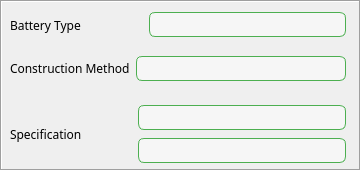
    <widget class="QFrame" name="frame_3">
     <property name="geometry">
      <rect>
       <x>10</x>
       <y>20</y>
       <width>361</width>
       <height>171</height>
      </rect>
     </property>
     <property name="frameShape">
      <enum>QFrame::Box</enum>
     </property>
     <property name="frameShadow">
      <enum>QFrame::Sunken</enum>
     </property>
     <widget class="QWidget" name="verticalLayoutWidget_4">
      <property name="geometry">
       <rect>
        <x>0</x>
        <y>0</y>
        <width>361</width>
        <height>181</height>
       </rect>
      </property>
      <layout class="QVBoxLayout" name="verticalLayout_7">
       <property name="leftMargin">
        <number>5</number>
       </property>
       <property name="topMargin">
        <number>5</number>
       </property>
       <property name="rightMargin">
        <number>5</number>
       </property>
       <property name="bottomMargin">
        <number>5</number>
       </property>
       <item>
        <layout class="QHBoxLayout" name="horizontalLayout_BatteryType">
         <property name="leftMargin">
          <number>5</number>
         </property>
         <property name="topMargin">
          <number>5</number>
         </property>
         <property name="rightMargin">
          <number>10</number>
         </property>
         <property name="bottomMargin">
          <number>5</number>
         </property>
         <item>
          <widget class="QLabel" name="label_BatteryType">
           <property name="sizePolicy">
            <sizepolicy hsizetype="Fixed" vsizetype="Preferred">
             <horstretch>0</horstretch>
             <verstretch>0</verstretch>
            </sizepolicy>
           </property>
           <property name="font">
            <font>
             <family>Microsoft JhengHei</family>
             <pointsize>9</pointsize>
            </font>
           </property>
           <property name="text">
            <string>Battery Type</string>
           </property>
          </widget>
         </item>
         <item>
          <spacer name="horizontalSpacer_2">
           <property name="orientation">
            <enum>Qt::Horizontal</enum>
           </property>
           <property name="sizeType">
            <enum>QSizePolicy::Fixed</enum>
           </property>
           <property name="sizeHint" stdset="0">
            <size>
             <width>62</width>
             <height>30</height>
            </size>
           </property>
          </spacer>
         </item>
         <item>
          <widget class="QComboBox" name="comboBox_BatteryType">
           <property name="enabled">
            <bool>true</bool>
           </property>
           <property name="sizePolicy">
            <sizepolicy hsizetype="Preferred" vsizetype="Fixed">
             <horstretch>0</horstretch>
             <verstretch>0</verstretch>
            </sizepolicy>
           </property>
           <property name="font">
            <font>
             <family>Microsoft JhengHei</family>
             <pointsize>9</pointsize>
            </font>
           </property>
           <property name="cursor">
            <cursorShape>PointingHandCursor</cursorShape>
           </property>
           <property name="focusPolicy">
            <enum>Qt::NoFocus</enum>
           </property>
           <property name="styleSheet">
            <string notr="true">/* 1) 外框圆角 */
QComboBox {
    border: 1px solid #4CAF50;
    border-radius: 6px;
    padding: 2px 28px 2px 8px;   /* 右侧预留给箭头 */
    background: #F6F6F6;
}

/* 2) 右侧按钮区去掉方框，只保留圆角过渡 */
QComboBox::drop-down {
    subcontrol-origin: padding;
    subcontrol-position: top right;
    width: 22px;
    border: none;
    background: transparent;
    border-top-right-radius: 6px;
    border-bottom-right-radius: 6px;
}

/* 3) 指定自定义小三角 */
QComboBox::down-arrow {
    image: url(:/icons/chevron-down.svg);
    width: 12px;
    height: 12px;
    margin-right: 4px; /* 让它别贴边，可按需调 */
}

/* （可选）下拉展开时用向上三角 */
QComboBox::down-arrow:on {
    image: url(:/icons/chevron-up.svg);
}
</string>
           </property>
           <property name="editable">
            <bool>false</bool>
           </property>
           <property name="currentIndex">
            <number>-1</number>
           </property>
          </widget>
         </item>
        </layout>
       </item>
       <item>
        <layout class="QHBoxLayout" name="horizontalLayout_ConstructionMethod">
         <property name="leftMargin">
          <number>5</number>
         </property>
         <property name="topMargin">
          <number>5</number>
         </property>
         <property name="rightMargin">
          <number>10</number>
         </property>
         <property name="bottomMargin">
          <number>5</number>
         </property>
         <item>
          <widget class="QLabel" name="label_ConstructionMethod">
           <property name="sizePolicy">
            <sizepolicy hsizetype="Fixed" vsizetype="Preferred">
             <horstretch>0</horstretch>
             <verstretch>0</verstretch>
            </sizepolicy>
           </property>
           <property name="font">
            <font>
             <family>Microsoft JhengHei</family>
             <pointsize>9</pointsize>
            </font>
           </property>
           <property name="text">
            <string>Construction Method</string>
           </property>
          </widget>
         </item>
         <item>
          <spacer name="horizontalSpacer_12">
           <property name="orientation">
            <enum>Qt::Horizontal</enum>
           </property>
           <property name="sizeType">
            <enum>QSizePolicy::Fixed</enum>
           </property>
           <property name="sizeHint" stdset="0">
            <size>
             <width>0</width>
             <height>20</height>
            </size>
           </property>
          </spacer>
         </item>
         <item>
          <widget class="QComboBox" name="comboBox_ConstructionMethod">
           <property name="sizePolicy">
            <sizepolicy hsizetype="Preferred" vsizetype="Fixed">
             <horstretch>0</horstretch>
             <verstretch>0</verstretch>
            </sizepolicy>
           </property>
           <property name="font">
            <font>
             <family>Microsoft JhengHei</family>
             <pointsize>9</pointsize>
            </font>
           </property>
           <property name="cursor">
            <cursorShape>PointingHandCursor</cursorShape>
           </property>
           <property name="focusPolicy">
            <enum>Qt::NoFocus</enum>
           </property>
           <property name="styleSheet">
            <string notr="true">/* 1) 外框圆角 */
QComboBox {
    border: 1px solid #4CAF50;
    border-radius: 6px;
    padding: 2px 28px 2px 8px;   /* 右侧预留给箭头 */
    background: #F6F6F6;
}

/* 2) 右侧按钮区去掉方框，只保留圆角过渡 */
QComboBox::drop-down {
    subcontrol-origin: padding;
    subcontrol-position: top right;
    width: 22px;
    border: none;
    background: transparent;
    border-top-right-radius: 6px;
    border-bottom-right-radius: 6px;
}

/* 3) 指定自定义小三角 */
QComboBox::down-arrow {
    image: url(:/icons/chevron-down.svg);
    width: 12px;
    height: 12px;
    margin-right: 4px; /* 让它别贴边，可按需调 */
}

/* （可选）下拉展开时用向上三角 */
QComboBox::down-arrow:on {
    image: url(:/icons/chevron-up.svg);
}
</string>
           </property>
           <property name="editable">
            <bool>false</bool>
           </property>
          </widget>
         </item>
        </layout>
       </item>
       <item>
        <layout class="QHBoxLayout" name="horizontalLayout_Specification">
         <property name="leftMargin">
          <number>5</number>
         </property>
         <property name="topMargin">
          <number>5</number>
         </property>
         <property name="rightMargin">
          <number>5</number>
         </property>
         <property name="bottomMargin">
          <number>5</number>
         </property>
         <item>
          <widget class="QLabel" name="label_Specification">
           <property name="sizePolicy">
            <sizepolicy hsizetype="Fixed" vsizetype="Preferred">
             <horstretch>0</horstretch>
             <verstretch>0</verstretch>
            </sizepolicy>
           </property>
           <property name="font">
            <font>
             <family>Microsoft JhengHei</family>
             <pointsize>9</pointsize>
            </font>
           </property>
           <property name="text">
            <string>Specification</string>
           </property>
          </widget>
         </item>
         <item>
          <spacer name="horizontalSpacer">
           <property name="orientation">
            <enum>Qt::Horizontal</enum>
           </property>
           <property name="sizeType">
            <enum>QSizePolicy::Fixed</enum>
           </property>
           <property name="sizeHint" stdset="0">
            <size>
             <width>45</width>
             <height>75</height>
            </size>
           </property>
          </spacer>
         </item>
         <item>
          <layout class="QVBoxLayout" name="verticalLayout_4">
           <property name="spacing">
            <number>2</number>
           </property>
           <property name="sizeConstraint">
            <enum>QLayout::SetFixedSize</enum>
           </property>
           <property name="leftMargin">
            <number>5</number>
           </property>
           <property name="topMargin">
            <number>2</number>
           </property>
           <property name="rightMargin">
            <number>5</number>
           </property>
           <property name="bottomMargin">
            <number>2</number>
           </property>
           <item>
            <widget class="QComboBox" name="comboBox_Specification_Method">
             <property name="sizePolicy">
              <sizepolicy hsizetype="Preferred" vsizetype="Fixed">
               <horstretch>0</horstretch>
               <verstretch>0</verstretch>
              </sizepolicy>
             </property>
             <property name="minimumSize">
              <size>
               <width>0</width>
               <height>0</height>
              </size>
             </property>
             <property name="font">
              <font>
               <family>Microsoft JhengHei</family>
               <pointsize>9</pointsize>
              </font>
             </property>
             <property name="cursor">
              <cursorShape>PointingHandCursor</cursorShape>
             </property>
             <property name="focusPolicy">
              <enum>Qt::NoFocus</enum>
             </property>
             <property name="styleSheet">
              <string notr="true">/* 1) 外框圆角 */
QComboBox {
    border: 1px solid #4CAF50;
    border-radius: 6px;
    padding: 2px 28px 2px 8px;   /* 右侧预留给箭头 */
    background: #F6F6F6;
}

/* 2) 右侧按钮区去掉方框，只保留圆角过渡 */
QComboBox::drop-down {
    subcontrol-origin: padding;
    subcontrol-position: top right;
    width: 22px;
    border: none;
    background: transparent;
    border-top-right-radius: 6px;
    border-bottom-right-radius: 6px;
}

/* 3) 指定自定义小三角 */
QComboBox::down-arrow {
    image: url(:/icons/chevron-down.svg);
    width: 12px;
    height: 12px;
    margin-right: 4px; /* 让它别贴边，可按需调 */
}

/* （可选）下拉展开时用向上三角 */
QComboBox::down-arrow:on {
    image: url(:/icons/chevron-up.svg);
}
</string>
             </property>
             <property name="editable">
              <bool>false</bool>
             </property>
            </widget>
           </item>
           <item>
            <widget class="QComboBox" name="comboBox_Specification_Type">
             <property name="sizePolicy">
              <sizepolicy hsizetype="Preferred" vsizetype="Fixed">
               <horstretch>0</horstretch>
               <verstretch>0</verstretch>
              </sizepolicy>
             </property>
             <property name="minimumSize">
              <size>
               <width>0</width>
               <height>0</height>
              </size>
             </property>
             <property name="font">
              <font>
               <family>Microsoft JhengHei</family>
               <pointsize>9</pointsize>
              </font>
             </property>
             <property name="cursor">
              <cursorShape>PointingHandCursor</cursorShape>
             </property>
             <property name="focusPolicy">
              <enum>Qt::NoFocus</enum>
             </property>
             <property name="styleSheet">
              <string notr="true">/* 1) 外框圆角 */
QComboBox {
    border: 1px solid #4CAF50;
    border-radius: 6px;
    padding: 2px 28px 2px 8px;   /* 右侧预留给箭头 */
    background: #F6F6F6;
}

/* 2) 右侧按钮区去掉方框，只保留圆角过渡 */
QComboBox::drop-down {
    subcontrol-origin: padding;
    subcontrol-position: top right;
    width: 22px;
    border: none;
    background: transparent;
    border-top-right-radius: 6px;
    border-bottom-right-radius: 6px;
}

/* 3) 指定自定义小三角 */
QComboBox::down-arrow {
    image: url(:/icons/chevron-down.svg);
    width: 12px;
    height: 12px;
    margin-right: 4px; /* 让它别贴边，可按需调 */
}

/* （可选）下拉展开时用向上三角 */
QComboBox::down-arrow:on {
    image: url(:/icons/chevron-up.svg);
}
</string>
             </property>
             <property name="editable">
              <bool>false</bool>
             </property>
             <property name="insertPolicy">
              <enum>QComboBox::InsertAtBottom</enum>
             </property>
            </widget>
           </item>
          </layout>
         </item>
        </layout>
       </item>
      </layout>
     </widget>
    </widget>
